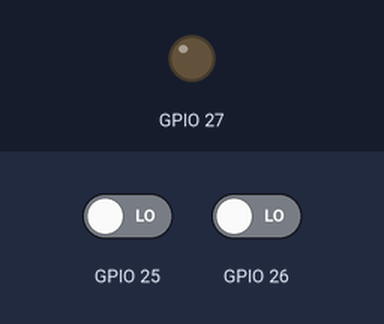
Simulated run of this sketch. Board: ESP32. On the bench: output pins drawn as LEDs (lit = HIGH). The test bench sets the inputs (shaded band); at power-on: GPIO 25 LOW, GPIO 26 LOW.

Above: at 1.2 s.
1.3 s: GPIO 25 driven HIGH
At 2.1 s:
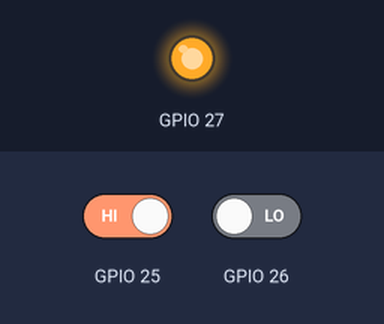
Timing chart, 0 to 4.3 s (numbered marks = the images above; inputs shaded):
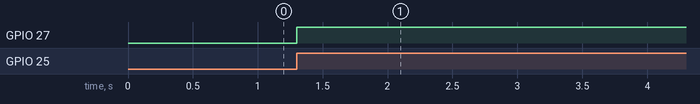

Measured:
- after the input at 1.3 s, GPIO 27: LOW → HIGH at once

The sketch:

ESPtetrisAI.ino
```cpp
HardwareSerial FPGC(1);
// Adjusted HardwareSerial.cpp to use pin 22 for RX, and pin 19 for TX

/*
        Clock Cycle     Button Reported
        ===========     ===============
        1               B
        2               Y
        3               Select
        4               Start
        5               Up on joypad
        6               Down on joypad
        7               Left on joypad
        8               Right on joypad
        9               A
        10              X
        11              L
        12              R
        13              none (always high)
        14              none (always high)
        15              none (always high)
        16              none (always high)

        note: low == pressed
*/

volatile int shiftIdx = 0;
volatile int shiftButtons[17] = {0,0,0,1,0,0,0,0,0,0,0,0,0,0,0,0,0};
volatile int latchHigh = 0;

void IRAM_ATTR latch_isr() {


    //rising
    latchHigh = 1;
    if (shiftButtons[0] == 1)
      GPIO.out_w1tc = ((uint32_t)1 << 27);
    else
      GPIO.out_w1ts = ((uint32_t)1 << 27);

    shiftIdx = 1;


}

void IRAM_ATTR clk_isr() {


  if (shiftButtons[shiftIdx] == 1)
    GPIO.out_w1tc = ((uint32_t)1 << 27);
  else
    GPIO.out_w1ts = ((uint32_t)1 << 27);

    shiftIdx += 1;
    if (shiftIdx > 16)
    {
      shiftIdx = 0;
      GPIO.out_w1tc = ((uint32_t)1 << 27); //low
    }


}

void setup() {
  // put your setup code here, to run once:
  FPGC.begin(115200);
  Serial.begin(115200);

  // 25: clk in
  // 26: latch in
  // 27: data out
  pinMode(27, OUTPUT);
  pinMode(25, INPUT);
  pinMode(26, INPUT);
  pinMode(39, INPUT);
  digitalWrite(27, LOW);
  attachInterrupt(25, clk_isr, RISING);
  attachInterrupt(26, latch_isr, RISING);
}

int incomingByte = 0;

int boardString[24];
int byteIndex = 0;

// Simple echo test to see if incoming string is correct
void loop() {

  delay(1000);
  /*
  if (FPGC.available() > 0)
  {
    incomingByte = FPGC.read();
    boardString[byteIndex] = incomingByte;
    byteIndex += 1;
    if (byteIndex >= 24)
    {
      byteIndex = 0;
      for (int i = 0; i < 24; i++)
      {
        Serial.print(boardString[i], HEX);
      }
      Serial.println();
    }

  }*/
}
```
